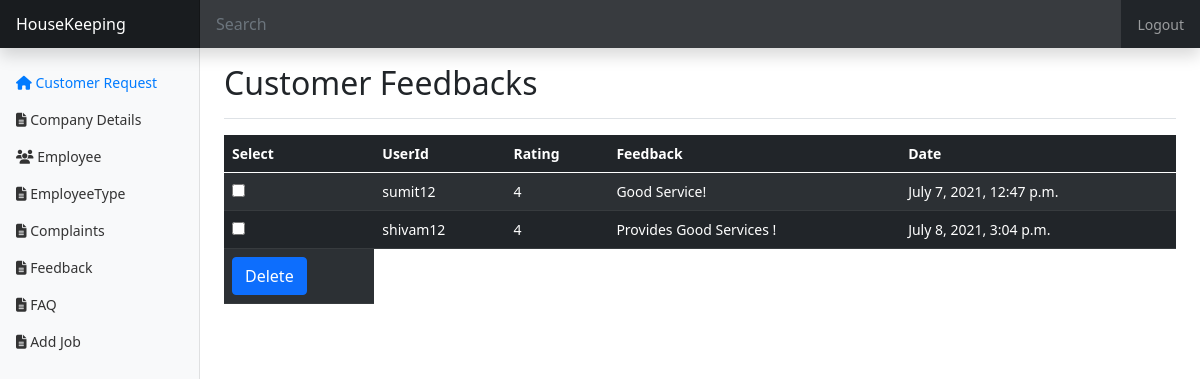
The page /feedback/ (signed in) on the database its author committed.
### housekeeping/models.py (models this page shows)
class Feedback(models.Model):
    username = models.CharField(max_length=20, null=False)
    feedback_text = models.TextField(null=False)
    rating = models.IntegerField(null=False)
    date = models.DateTimeField(default=timezone.now, editable=False, )

### housekeeping/adminviews.py (the view)
# urls.py: path("feedback/", adminviews.feedback, name="feedback"),
def feedback(request):
    feedback = Feedback.objects.all()
    param = {
        "Feedbak": feedback
    }
    return render(request, "admin/feedback.html",param)

### housekeeping/templates/admin/feedback.html (shortened to what this page needs)
{% extends 'admin/adminTemplate.html'%}
{%block body%}
{%if user.is_authenticated%}
{% load static %}
  <main class="col-md-9 ms-sm-auto col-lg-10 px-md-4">
                <div
                    class="d-flex justify-content-between flex-wrap flex-md-nowrap align-items-center pt-3 pb-2 mb-3 border-bottom">
                    <h1 class="h2">Customer Feedbacks</h1>
                </div>
      {%if Feedbak %}
      <form action="/deletefeedback/" method="post">
                <div class="table-responsive">
                <table class="table table-dark table-striped">
                    <thead>
                      <tr>
                          <th scope="col">Select</th>
                        <th scope="col">UserId</th>
                        <th scope="col">Rating</th>
                        <th scope="col">Feedback</th>
                        <th scope="col">Date</th>
                      </tr>
                    </thead>
                    <tbody>
                    {% for feed in Feedbak %}
                      <tr>
                          <th scope="row"><input type="checkbox" name="chk" value="{{feed.id}}"></th>
                        <td>{{feed.username}}</td>
                        <td>{{feed.rating}}</td>
                        <td>{{feed.feedback_text}}</td>
                        <td>{{feed.date}}</td>
                      </tr>
                    {%endfor%}
                     <tr>
                        <th><button type="submit" class="btn btn-primary">Delete</button></th>
                    </tr>
                    </tbody>
                  </table>
                </div>
      </form>
        {% else %}
      <h2>No Complaint</h2>
      {%endif%}
  </main>
{%endif%}
{%endblock%}

### housekeeping/static/housekeeping/css/admin.css (style rules this page uses)
body { font-size: .875rem; }

### rows shown on the page
Feedback: username "sumit12", rating "4", feedback_text "Good Service!", date "July 7, 2021, 12:47 p.m."
Feedback: username "shivam12", rating "4", feedback_text "Provides Good Services !", date "July 8, 2021, 3:04 p.m."
